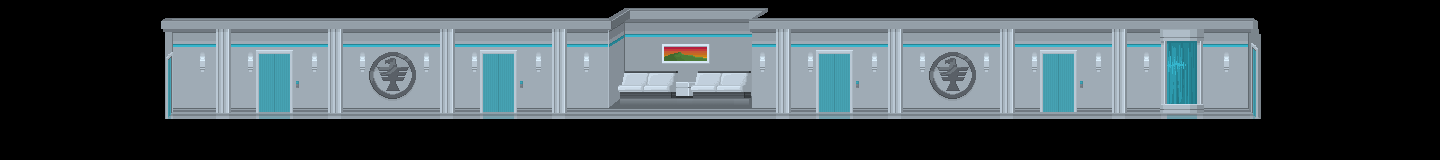

A 2D game scene composited from a Tiled map and its tileset images. What follows is a short description and the map's XML, with each tile layer's data collapsed to a summary:
An orthogonal 90x10 tile map with 16x16 px tiles, 6 tile layers (bg1, bg2, ground, ledge, ...), 2 tilesets and 8 objects (6x outside, Spawn).

<map version="1.0" orientation="orthogonal" renderorder="right-down" width="90" height="10" tilewidth="16" tileheight="16" nextobjectid="39">
 <properties>
  <property name="ambient" value="INDOOR" />
  <property name="bgm" value="Justice Lobby" />
  <property name="name" value="Lower Hall" />
 </properties>
 <tileset firstgid="1" name="indoors" tilewidth="16" tileheight="16" tilecount="2880">
  <image source="tilesets/indoors.png" width="960" height="771" />
 </tileset>
 <tileset firstgid="2881" name="tileset" tilewidth="16" tileheight="16" tilecount="10000">
  <image source="tilesets/HeroHQ.png" width="1600" height="1600" />
  <tile id="3769">
   <properties>
    <property name="light" value="pool" />
   </properties>
  </tile>
  <tile id="3770">
   <properties>
    <property name="light" value="pool" />
   </properties>
  </tile>
  <tile id="3860">
   <properties>
    <property name="type" value="tile" />
   </properties>
  </tile>
  <tile id="3861">
   <properties>
    <property name="type" value="tile" />
   </properties>
  </tile>
  <tile id="3862">
   <properties>
    <property name="type" value="tile" />
   </properties>
  </tile>
  <tile id="3863">
   <properties>
    <property name="type" value="tile" />
   </properties>
  </tile>
  <tile id="3864">
   <properties>
    <property name="type" value="tile" />
   </properties>
  </tile>
  <tile id="3865">
   <properties>
    <property name="type" value="tile" />
   </properties>
  </tile>
  <tile id="3866">
   <properties>
    <property name="type" value="tile" />
   </properties>
  </tile>
  <tile id="3867">
   <properties>
    <property name="type" value="tile" />
   </properties>
  </tile>
  <tile id="3868">
   <properties>
    <property name="type" value="tile" />
   </properties>
  </tile>
  <tile id="3869">
   <properties>
    <property name="type" value="tile" />
   </properties>
  </tile>
  <tile id="3870">
   <properties>
    <property name="type" value="tile" />
   </properties>
  </tile>
  <tile id="3871">
   <properties>
    <property name="type" value="tile" />
   </properties>
  </tile>
  <tile id="3872">
   <properties>
    <property name="type" value="tile" />
   </properties>
  </tile>
  <tile id="3873">
   <properties>
    <property name="type" value="tile" />
   </properties>
  </tile>
  <tile id="3874">
   <properties>
    <property name="type" value="tile" />
   </properties>
  </tile>
  <tile id="3875">
   <properties>
    <property name="type" value="tile" />
   </properties>
  </tile>
  <tile id="3876">
   <properties>
    <property name="type" value="tile" />
   </properties>
  </tile>
  <tile id="3877">
   <properties>
    <property name="type" value="tile" />
   </properties>
  </tile>
  <tile id="3878">
   <properties>
    <property name="type" value="tile" />
   </properties>
  </tile>
  <tile id="3879">
   <properties>
    <property name="type" value="tile" />
   </properties>
  </tile>
  <tile id="3880">
   <properties>
    <property name="type" value="tile" />
   </properties>
  </tile>
  <tile id="3881">
   <properties>
    <property name="type" value="tile" />
   </properties>
  </tile>
  <tile id="3882">
   <properties>
    <property name="type" value="tile" />
   </properties>
  </tile>
  <tile id="3883">
   <properties>
    <property name="type" value="tile" />
   </properties>
  </tile>
  <tile id="3884">
   <properties>
    <property name="type" value="tile" />
   </properties>
  </tile>
  <tile id="3885">
   <properties>
    <property name="type" value="tile" />
   </properties>
  </tile>
  <tile id="3886">
   <properties>
    <property name="type" value="tile" />
   </properties>
  </tile>
  <tile id="3960">
   <properties>
    <property name="light" value="justice_hall" />
   </properties>
  </tile>
 </tileset>
 <layer name="bg1" width="90" height="10">
  <data>[900 cells, 389 non-empty, 14 distinct tile ids]</data>
 </layer>
 <layer name="bg2" width="90" height="10">
  <data>[900 cells, 110 non-empty, 110 distinct tile ids]</data>
 </layer>
 <layer name="ground" width="90" height="10">
  <data>[900 cells, 138 non-empty, 18 distinct tile ids]</data>
 </layer>
 <layer name="ledge" width="90" height="10">
  <data>[900 cells, 80 non-empty, 18 distinct tile ids]</data>
 </layer>
 <layer name="objects" width="90" height="10">
  <data>[900 cells, 224 non-empty, 52 distinct tile ids]</data>
 </layer>
 <layer name="fg" width="90" height="10">
  <data>[900 cells, 0 non-empty, 0 distinct tile ids]</data>
 </layer>
 <objectgroup name="entities">
  <properties>
   <property name="spawn" value="" />
  </properties>
  <object id="30" name="outside" x="167" y="54" width="17.2878" height="63.9394">
   <properties>
    <property name="ID" value="2" />
    <property name="next" value="HeroLobby" />
    <property name="nextWarp" value="5" />
    <property name="warp" value="" />
   </properties>
  </object>
  <object id="31" name="outside" x="258" y="53" width="31" height="57.9394">
   <properties>
    <property name="ID" value="3" />
    <property name="next" value="HeroRoom_1" />
    <property name="nextWarp" value="2" />
    <property name="warp" value="" />
   </properties>
  </object>
  <object id="32" name="outside" x="482" y="54" width="31" height="57.9394">
   <properties>
    <property name="ID" value="4" />
    <property name="next" value="HeroTrainingRoom" />
    <property name="nextWarp" value="2" />
    <property name="warp" value="" />
   </properties>
  </object>
  <object id="33" name="outside" x="818" y="53" width="31" height="57.9394">
   <properties>
    <property name="ID" value="5" />
    <property name="next" value="JusticeBackDoor" />
    <property name="nextWarp" value="2" />
    <property name="warp" value="" />
   </properties>
  </object>
  <object id="34" name="outside" x="1042" y="53" width="31" height="57.9394">
   <properties>
    <property name="ID" value="6" />
    <property name="next" value="HeroRoom_3" />
    <property name="nextWarp" value="2" />
    <property name="warp" value="" />
   </properties>
  </object>
  <object id="35" name="outside" x="1239" y="47" width="17.2878" height="63.9394">
   <properties>
    <property name="ID" value="7" />
    <property name="next" value="JusticeElevator" />
    <property name="nextWarp" value="2" />
    <property name="warp" value="" />
   </properties>
  </object>
  <object id="37" name="Spawn" x="704" y="96" width="16" height="16">
   <properties>
    <property name="spawn" value="" />
   </properties>
  </object>
  <object id="38" x="1252" y="0" width="16" height="115">
   <properties>
    <property name="ID" value="1" />
    <property name="barrier" value="" />
   </properties>
  </object>
 </objectgroup>
</map>
